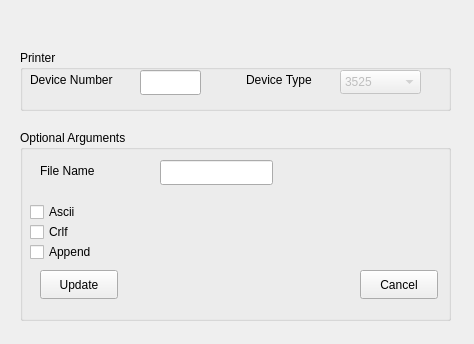
<?xml version="1.0" encoding="UTF-8"?>
<ui version="4.0">
 <class>PunchPropertiesClass</class>
 <widget class="QWidget" name="PunchPropertiesClass">
  <property name="geometry">
   <rect>
    <x>0</x>
    <y>0</y>
    <width>474</width>
    <height>344</height>
   </rect>
  </property>
  <property name="windowTitle">
   <string>PunchProperties</string>
  </property>
  <widget class="QGroupBox" name="groupBox">
   <property name="geometry">
    <rect>
     <x>20</x>
     <y>50</y>
     <width>431</width>
     <height>61</height>
    </rect>
   </property>
   <property name="title">
    <string>Printer</string>
   </property>
   <widget class="QComboBox" name="punchCombo">
    <property name="enabled">
     <bool>false</bool>
    </property>
    <property name="geometry">
     <rect>
      <x>320</x>
      <y>20</y>
      <width>81</width>
      <height>24</height>
     </rect>
    </property>
    <item>
     <property name="text">
      <string>3525</string>
     </property>
    </item>
    <item>
     <property name="text">
      <string/>
     </property>
    </item>
   </widget>
   <widget class="QLabel" name="label_3">
    <property name="geometry">
     <rect>
      <x>10</x>
      <y>20</y>
      <width>101</width>
      <height>19</height>
     </rect>
    </property>
    <property name="text">
     <string>Device Number</string>
    </property>
   </widget>
   <widget class="QLineEdit" name="deviceNumber">
    <property name="geometry">
     <rect>
      <x>120</x>
      <y>20</y>
      <width>61</width>
      <height>25</height>
     </rect>
    </property>
    <property name="inputMask">
     <string/>
    </property>
   </widget>
   <widget class="QLabel" name="label_4">
    <property name="geometry">
     <rect>
      <x>226</x>
      <y>20</y>
      <width>81</width>
      <height>20</height>
     </rect>
    </property>
    <property name="text">
     <string>Device Type</string>
    </property>
   </widget>
  </widget>
  <widget class="QGroupBox" name="groupBox_2">
   <property name="geometry">
    <rect>
     <x>20</x>
     <y>130</y>
     <width>431</width>
     <height>191</height>
    </rect>
   </property>
   <property name="title">
    <string>Optional Arguments</string>
   </property>
   <widget class="QLineEdit" name="fileName">
    <property name="geometry">
     <rect>
      <x>140</x>
      <y>30</y>
      <width>113</width>
      <height>25</height>
     </rect>
    </property>
   </widget>
   <widget class="QLabel" name="label">
    <property name="geometry">
     <rect>
      <x>20</x>
      <y>30</y>
      <width>101</width>
      <height>21</height>
     </rect>
    </property>
    <property name="text">
     <string>File Name</string>
    </property>
   </widget>
   <widget class="QPushButton" name="OKButton">
    <property name="geometry">
     <rect>
      <x>20</x>
      <y>140</y>
      <width>78</width>
      <height>29</height>
     </rect>
    </property>
    <property name="text">
     <string>Update</string>
    </property>
   </widget>
   <widget class="QPushButton" name="cancelButton">
    <property name="geometry">
     <rect>
      <x>340</x>
      <y>140</y>
      <width>78</width>
      <height>29</height>
     </rect>
    </property>
    <property name="text">
     <string>Cancel</string>
    </property>
   </widget>
   <widget class="QCheckBox" name="noclearCheckBox">
    <property name="geometry">
     <rect>
      <x>10</x>
      <y>110</y>
      <width>84</width>
      <height>24</height>
     </rect>
    </property>
    <property name="text">
     <string>Append</string>
    </property>
   </widget>
   <widget class="QCheckBox" name="crlfCheckBox">
    <property name="geometry">
     <rect>
      <x>10</x>
      <y>90</y>
      <width>84</width>
      <height>24</height>
     </rect>
    </property>
    <property name="text">
     <string>Crlf</string>
    </property>
   </widget>
   <widget class="QCheckBox" name="asciiCheckBox">
    <property name="geometry">
     <rect>
      <x>10</x>
      <y>70</y>
      <width>84</width>
      <height>24</height>
     </rect>
    </property>
    <property name="text">
     <string>Ascii</string>
    </property>
   </widget>
  </widget>
 </widget>
 <layoutdefault spacing="6" margin="11"/>
 <resources/>
 <connections/>
</ui>
